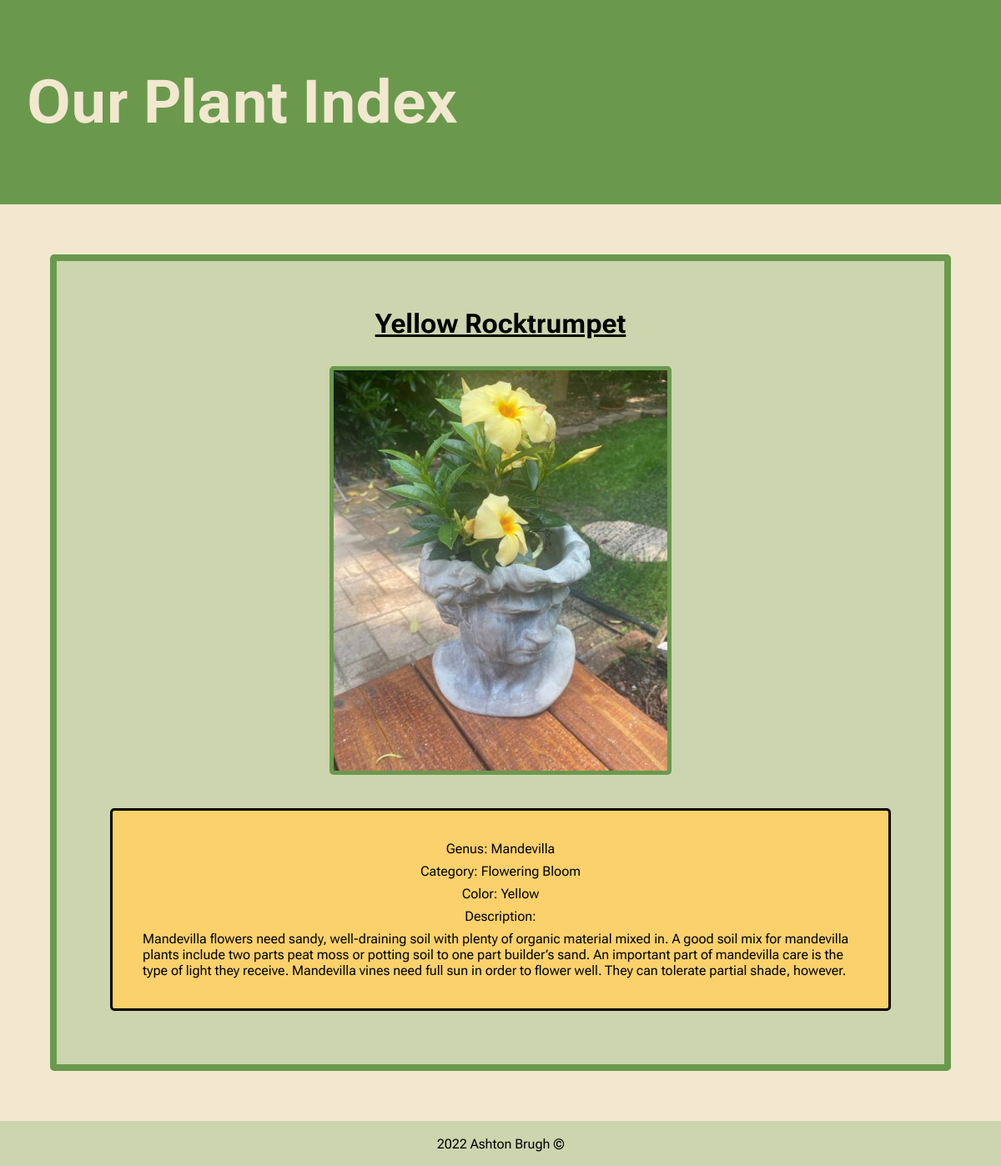
The page /plants/5/ on the database its author committed.
### plants/models.py (models this page shows, shortened)
class Plant(models.Model):
    name = models.CharField(max_length=100)
    genus = models.CharField(max_length=100, blank=True)
    category = models.CharField(max_length=100, blank=True)
    plant_img = models.ImageField()
    description = models.TextField()
    color = models.CharField(max_length=100, blank=True)

### plants/views.py (the view)
# urls.py: path('plants/<int:plant_id>/', views.plant_detail, name='plant_detail')
def plant_detail(request, plant_id):
    try:
     plant = Plant.objects.get(id = plant_id)
    except Plant.DoesNotExist:
        raise Http404('Plant not found :/')
    return render(request, 'plant_detail.html', {
        'plant': plant
    })

### plants/templates/plant_detail.html
{% extends "base.html" %}
{% block content %}
<div class="plant-detail-container">
    <h3 class="plant-detail-name">{{ plant.name|capfirst }}</h3>
    {% load static %}
 <img class="plant-detail-img" src="{{ plant.plant_img.url }}" alt="My image">
 <div class="plant-details-descr">
    <p class="plant-details">Genus: {{ plant.genus }} </p>
    <p class="plant-details">Category: {{ plant.category }}</p>
    <p class="plant-details">Color: {{ plant.color }}</p>
    <p class="plant-details">Description: </p>
    <p class="plant-details">{{ plant.description }}</p>
 </div>
    </div>
</div>
{% endblock %}

### static/style.css (style rules this page uses)
html, body { min-height: 100%; margin: 0; background-color: var(--sand); font-family: 'Roboto Flex', sans-serif; }
:root { --green: #6a994e; --sand: #f1e8cf; --sage: #ccd5ae; --sunflower: #fad16b; }
h3 { color: black; }
img { padding: 0; max-width: 100%; height: 37vh; width: 20vw; border: solid var(--green) 5px; border-radius: 5px; transition: .4s; }
.plant-detail-container { display: flex; flex-direction: column; align-items: center; margin: 5vw; border: solid 1vh var(--green); border-radius: 5px; background-color: var(--sage); padding: 2vw; }
.plant-detail-name { font-size: 4vh; text-decoration: underline; }
.plant-detail-img { height: 60vh; width: 50vh; }
.plant-details-descr { display: flex; flex-direction: column; align-items: center; font-size: 2vh; padding: 4vh; margin: 5vh; border: black solid .4vh; border-radius: 5px; background-color: var(--sunflower); }
.plant-details { margin: .5vh; }

### rows shown on the page
Plant: name "Yellow Rocktrumpet", plant_img (picture), genus "Mandevilla", category "Flowering Bloom", color "Yellow", description "Mandevilla flowers need sandy, well-draining soil with plenty of organic material mixed in. A good soil mix for mandevilla plants include two parts peat moss or potting soil to one part builder’s sand. An important part of mandevilla care is the type of light they receive. Mandevilla vines need full sun in order to flower well. They can tolerate partial shade, however."
